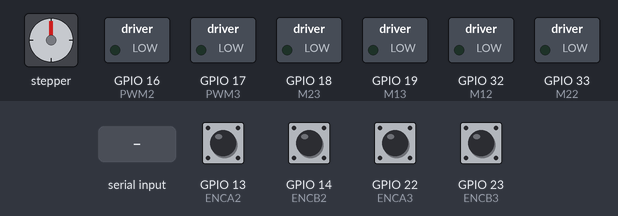
This sketch was run on a simulated ESP32. Parts: stepper motor, switched loads named in the sketch (green lamp = pin HIGH). Wiring (inferred from the names in the program): stepper motor driver (200 steps per turn assumed): step GPIO 26; direction GPIO 25; enable GPIO 27. Inputs (shaded band) come from the test bench; at power-on: GPIO 13 (ENCA2), GPIO 14 (ENCB2), GPIO 22 (ENCA3), GPIO 23 (ENCB3) HIGH. Pins used as bus, display or sensor lines are not drawn; what the sketch prints to the serial monitor is not drawn.

Above: at 1.2 s.
1.3 s: "1,90,45," received over Serial
At 2.55 s:
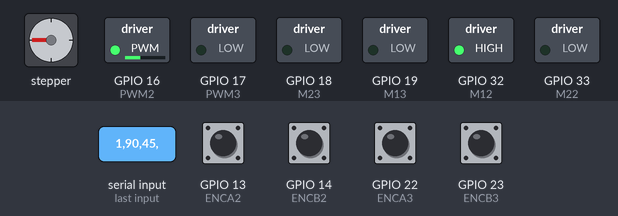
4.3 s: "1,90," received over Serial
At 7.2 s:
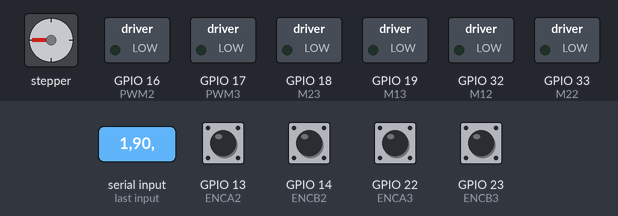
Timing chart, 0 to 8.7 s (numbered marks = the images above; inputs shaded):
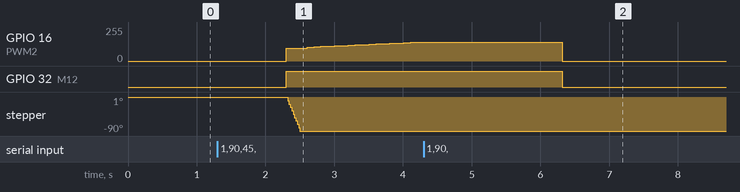

The sketch:

controlDin.ino
```cpp
//pines motores DC
#define M12 32
#define M22 33
#define PWM2 16
#define TOLERANCE 50
const int pinMotor2[3] = {PWM2, M12, M22};

#define M13 19
#define M23 18
#define PWM3 17
#define Maxpulse 1900
const int pinMotor3[3] = {PWM3, M13, M23};

//encoders motores DC
const int ENCA2 = 13;
const int ENCB2 = 14;
volatile long posicion2 = 0;

const int ENCA3 = 22;
const int ENCB3 = 23;
volatile long posicion3 = 0;

//pines MPP
const int dirPin = 25;
const int stepPin = 26;
const int enablePin = 27;

const int steps = 200;
int stepsGrados;
int stepDelay = 2000;
float posicion1 = 0.0;
int gradosantes = 0;

//posiciones de Matlab para cada motor
float alpha1 = 0.0;
float alpha2 = 0.0;
float alpha3 = 0.0;

//señal de nueva posicion
bool New1 = 0;


// Variables PID 1
long previousTime2 = 0;
float errorA2 = 0.0;
float errorI2 = 0.0;
float kp2 = 0.3, kd2 = 0, ki2 = 0.1;
float setpoint2 = 0.0;
float output2 = 0.0;

// Variables PID 2
long previousTime3 = 0;
float errorA3 = 0.0;
float errorI3 = 0.0;
float kp3 = 0.2, kd3 = 0, ki3 = 0.1;
float setpoint3 = 0.0;
float output3 = 0.0;

//reducciones
const float red1 = 4.5;
const float red2 = 1.0;
const float red3 = 3.25;

// Conversor ángulo a pulsos
float AngleToPulse(float angle){
    float pulse = round((Maxpulse * angle) / 360.0);
    if (abs(angle) == 360.0) {
        pulse = 0.0;
    }
    return pulse;
}
//Conversor pulsos a ángulos
float PulseToAngle(float pos){
    float angle = round((360.0 * pos) / Maxpulse);
    return angle;
}

// Cálculo PID motor 2
float calculaPID2(int target){
    long now2 = micros();
    float dT2 = ((float)(now2 - previousTime2)) / 1.0e6;
    int error2 = posicion2 - target;
    float errorD2 = (error2 - errorA2) / dT2;
    errorI2 += error2 * dT2;

    // Limitar errorI para evitar windup
    if (errorI2 > 1000) errorI2 = 1000;
    if (errorI2 < -1000) errorI2 = -1000;

    float u;
    // Detener motor si está dentro de la tolerancia
    if (abs(error2) <= TOLERANCE) {
        errorI2 = 0;
        u = 0;
    } else {
        // Calcular PID
        u = kp2 * error2 + kd2 * errorD2 + ki2 * errorI2;
    }

    previousTime2 = now2;
    errorA2 = error2;
    return u;
}

// Cálculo PID motor 3
float calculaPID3(int target){
    long now3 = micros();
    float dT3 = ((float)(now3 - previousTime3)) / 1.0e6;
    int error3 = posicion3 - target;
    float errorD3 = (error3 - errorA3) / dT3;
    errorI3 += error3 * dT3;

    // Limitar errorI para evitar windup
    if (errorI3 > 1000) errorI3 = 1000;
    if (errorI3 < -1000) errorI3 = -1000;

    float u;
    // Detener motor si está dentro de la tolerancia
    if (abs(error3) <= TOLERANCE) {
        errorI3 = 0;
        u = 0;
    } else {
        // Calcular PID
        u = kp3 * error3 + kd3 * errorD3 + ki3 * errorI3;
    }

    previousTime3 = now3;
    errorA3 = error3;
    return u;
}

// Control de velocidad motores dc
void move(const int pinMotor[3], float u){
    float speed = fabs(u);
    float angulo2 = fabs(PulseToAngle(posicion2));

    if(speed > 255) speed = 255;

    // Dirección del motor
    if (u < 0 ){
      if(angulo2 < 90){
        digitalWrite(pinMotor[1], HIGH); // Sentido horario
        digitalWrite(pinMotor[2], LOW);
      } else {
        digitalWrite(pinMotor[2], HIGH); // Sentido antihorario
        digitalWrite(pinMotor[1], LOW);
      }

    } else if (u > 0) {
      if(angulo2 > 90){
        digitalWrite(pinMotor[2], HIGH); // Sentido antihorario
        digitalWrite(pinMotor[1], LOW);
      } else{
        digitalWrite(pinMotor[1], HIGH); // Sentido horario
        digitalWrite(pinMotor[2], LOW);
      }
    } else {
        digitalWrite(pinMotor[1], LOW); // Detener
        digitalWrite(pinMotor[2], LOW);
    }
    analogWrite(pinMotor[0], speed);

}

//Gira motor paso a paso
void giraMPP(int alpha) {
    if(alpha!=gradosantes) {
    digitalWrite(enablePin, LOW);
    digitalWrite(dirPin, HIGH);

    if((alpha-gradosantes)<0) {
      for (int x = 0; x < abs(steps*(alpha-gradosantes)/360); x++) {
         digitalWrite(stepPin, HIGH);
         delayMicroseconds(stepDelay);
         digitalWrite(stepPin, LOW);
         delayMicroseconds(stepDelay);
         posicion1 = posicion1 + 360/steps;
         }
         digitalWrite(enablePin, HIGH);
       }

    else {
      digitalWrite(enablePin, LOW);
      digitalWrite(dirPin, LOW);
      for (int x = 0; x < abs(steps*(alpha-gradosantes)/360); x++) {
         digitalWrite(stepPin, HIGH);
         delayMicroseconds(stepDelay);
         digitalWrite(stepPin, LOW);
         delayMicroseconds(stepDelay);
         posicion1 = posicion1 - 360/steps;
       }
    digitalWrite(enablePin, HIGH);
    }
  }
}


// Comunicación con MATLAB
void matlabcom(){
    String OP_st;
    String grados1_st;
    String grados2_st;
    String grados3_st;

    if (Serial.available()){

        OP_st = Serial.readStringUntil(',');
        grados1_st = Serial.readStringUntil(',');
        grados2_st = Serial.readStringUntil(',');
        grados3_st = Serial.readStringUntil('\n');
        int OP = OP_st.toInt();
        float grados1 = grados1_st.toFloat();
        float grados2 = grados2_st.toFloat();
        float grados3 = grados3_st.toFloat();
        New1 = 1;

        // Actualizar alpha
        if (OP == 1) {
            alpha1 = grados1;
            alpha2 = grados2;
            alpha3 = red3*grados3;
            stepsGrados = red1*abs(steps*(alpha1-gradosantes)/360);
        }
        else if (OP == 0) {
            alpha1 = 0.0;
            alpha2 = 0.0;
            alpha3 = 0.0;
            stepsGrados = red1*abs(steps*(alpha1-gradosantes)/360);
        }
        else {
            Serial.print(posicion1/red1); // Enviar posición del motor paso a paso
            Serial.print(",");       // Separador
            Serial.print(PulseToAngle(posicion2)/red2); // Enviar posición del motor 2
            Serial.print(",");       // Separador
            Serial.println(PulseToAngle(posicion3)/red3); // Enviar posición del motor 3 con salto de línea

    }
  }
}

void setup() {
    // Inicialización de la comunicación serie a 9600 baudios.
    Serial.begin(9600);
    pinMode(dirPin, OUTPUT);
    pinMode(stepPin, OUTPUT);
    pinMode(enablePin, OUTPUT);
    pinMode(ENCA2, INPUT_PULLUP);
    pinMode(ENCB2, INPUT_PULLUP);
    pinMode(PWM2, OUTPUT);
    pinMode(M12, OUTPUT);
    pinMode(M22, OUTPUT);
    pinMode(ENCA3, INPUT_PULLUP);
    pinMode(ENCB3, INPUT_PULLUP);
    pinMode(PWM3, OUTPUT);
    pinMode(M13, OUTPUT);
    pinMode(M23, OUTPUT);

    attachInterrupt(digitalPinToInterrupt(ENCA2), SensorA2, CHANGE);
    attachInterrupt(digitalPinToInterrupt(ENCB2), SensorB2, CHANGE);
    attachInterrupt(digitalPinToInterrupt(ENCA3), SensorA3, CHANGE);
    attachInterrupt(digitalPinToInterrupt(ENCB3), SensorB3, CHANGE);


}


void loop() {
    // Leer comando desde MATLAB
    matlabcom();
    // Convertir ángulo a setpoint de pulsos solo si es un nuevo valor
    if (New1) {
        setpoint2 = AngleToPulse(alpha2);
        setpoint3 = AngleToPulse(alpha3);
        New1 = 0;
    }

    // Calcular el PID y mover motores dc
    output2 = calculaPID2(setpoint2);
    output3 = calculaPID3(setpoint3);
    move(pinMotor2, output2);
    move(pinMotor3, output3);

    //Mover paso a paso
    giraMPP(alpha1);
    gradosantes = alpha1;
     Serial.println(posicion2);
     Serial.println(PulseToAngle(posicion2));
     Serial.println(posicion3);
     Serial.println(PulseToAngle(posicion3));
     delay(100);
}

// Interrupciones encoder motor 2
void SensorA2(){
    if(digitalRead(ENCA2) == digitalRead(ENCB2)) {
        posicion2++;
    } else {
        posicion2--;
    }
}
void SensorB2(){
    if(digitalRead(ENCA2) == digitalRead(ENCB2)) {
        posicion2--;
    } else {
        posicion2++;
    }
}
// Interrupciones encoder motor 3
void SensorA3(){
    if(digitalRead(ENCA3) == digitalRead(ENCB3)) {
        posicion3++;
    } else {
        posicion3--;
    }
}
void SensorB3(){
    if(digitalRead(ENCA3) == digitalRead(ENCB3)) {
        posicion3--;
    } else {
        posicion3++;
    }
}
```

Measured:
- after the input at 1.3 s, GPIO 16 (PWM2): moves from 0/255 to 142/255 over 1.9 s, starting after 1.0 s; GPIO 32 (M12): LOW → HIGH after 1.0 s; stepper: turns 90° counter-clockwise in 0.18 s, starting after 1.0 s
- after the input at 4.3 s, GPIO 32 (M12): HIGH → LOW after 2.0 s
